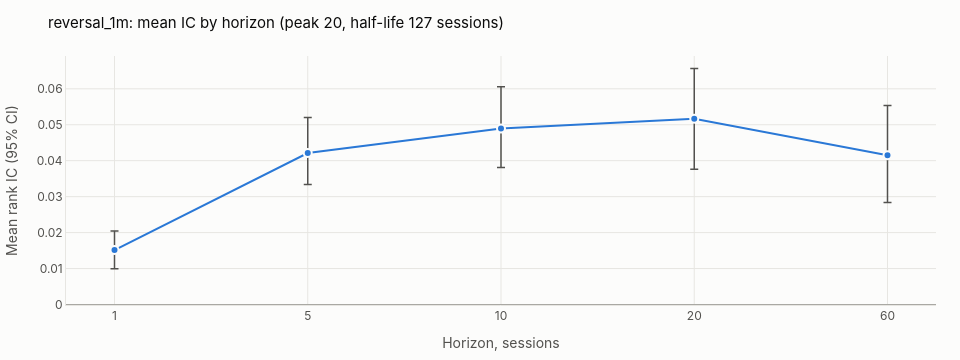
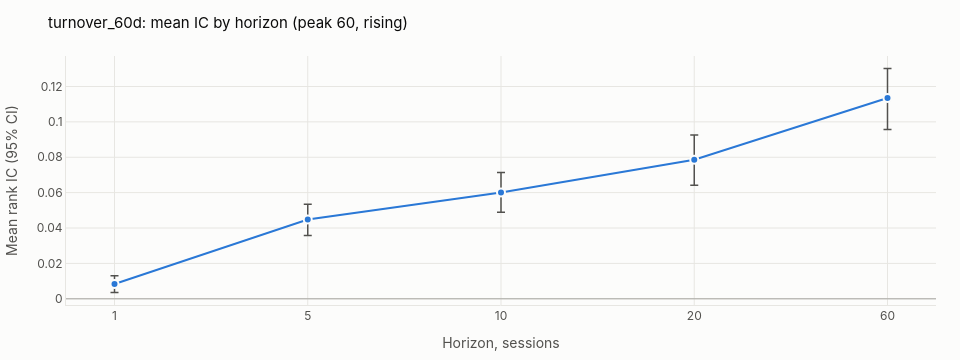
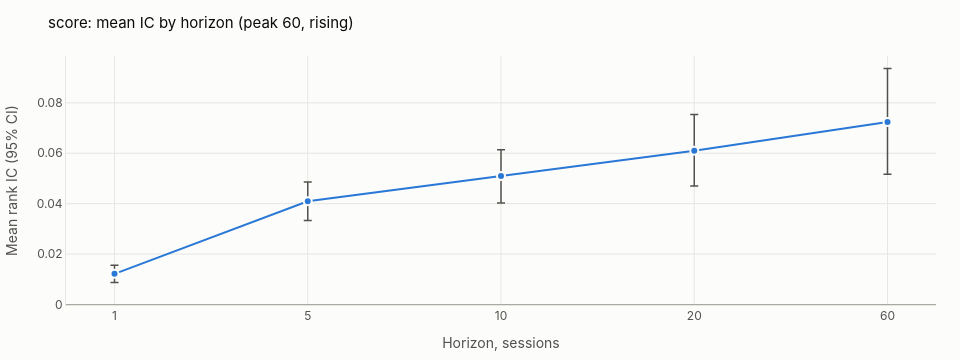
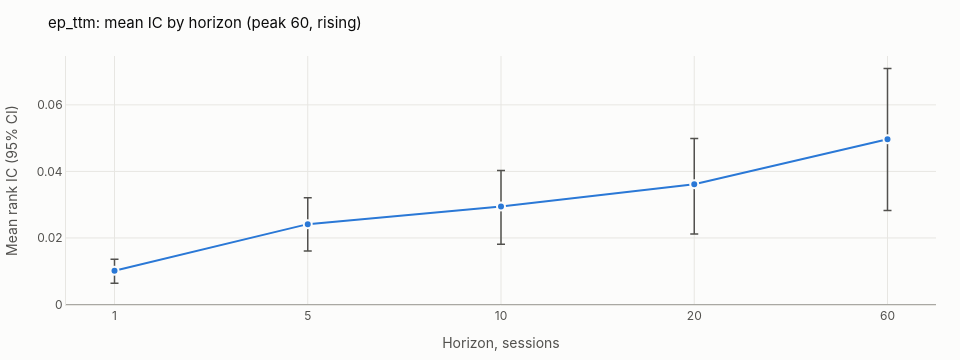

The code cell stored with these charts, in order, in its notebook:
### Code cell
for name in verdicts["factor"]:
    FactorChart(theme, "horizon", name, height=360).render(ic_test).show()

### Figure 1 — Plotly figure (JSON) as saved in the notebook; plotly's stock layout.template omitted (floating-point values rounded to 4 significant figures)
{"data": [{"error_y": {"array": [0.005317, 0.009891, 0.01165, 0.014, 0.01385], "arrayminus": [0.00523, 0.008773, 0.01084, 0.01406, 0.01315], "color": "#52514e", "symmetric": false, "thickness": 1.5, "type": "data"}, "hovertemplate": "h = %{x}: IC %{y:.3f}<extra></extra>", "line": {"color": "#2a78d6", "width": 2}, "marker": {"line": {"color": "#fcfcfb", "width": 2}, "size": 8}, "mode": "lines+markers", "type": "scatter", "x": ["1", "5", "10", "20", "60"], "y": [0.01514, 0.04213, 0.04893, 0.05166, 0.04149]}], "layout": {"font": {"color": "#0b0b0b", "family": "Inter, -apple-system, Segoe UI, sans-serif", "size": 12}, "height": 360, "hoverlabel": {"bgcolor": "#fcfcfb", "font": {"color": "#0b0b0b"}}, "hovermode": "x unified", "margin": {"b": 40, "l": 64, "r": 24, "t": 56}, "paper_bgcolor": "#fcfcfb", "plot_bgcolor": "#fcfcfb", "shapes": [{"line": {"color": "#a9a8a3", "width": 1}, "type": "line", "x0": 0, "x1": 1, "xref": "x domain", "y0": 0, "y1": 0, "yref": "y"}], "showlegend": false, "title": {"font": {"color": "#0b0b0b", "size": 15}, "text": "reversal_1m: mean IC by horizon (peak 20, half-life 127 sessions)"}, "width": 960, "xaxis": {"gridcolor": "#e7e6e2", "linecolor": "#e7e6e2", "tickfont": {"color": "#52514e"}, "title": {"font": {"color": "#52514e"}, "text": "Horizon, sessions"}, "type": "category", "zeroline": false}, "yaxis": {"gridcolor": "#e7e6e2", "linecolor": "#e7e6e2", "tickfont": {"color": "#52514e"}, "title": {"font": {"color": "#52514e"}, "text": "Mean rank IC (95% CI)"}, "zeroline": false}}}

### Figure 2 — Plotly figure (JSON) as saved in the notebook; plotly's stock layout.template omitted (floating-point values rounded to 4 significant figures)
{"data": [{"error_y": {"array": [0.004714, 0.008584, 0.01127, 0.01396, 0.0167], "arrayminus": [0.004823, 0.008973, 0.01118, 0.0145, 0.01783], "color": "#52514e", "symmetric": false, "thickness": 1.5, "type": "data"}, "hovertemplate": "h = %{x}: IC %{y:.3f}<extra></extra>", "line": {"color": "#2a78d6", "width": 2}, "marker": {"line": {"color": "#fcfcfb", "width": 2}, "size": 8}, "mode": "lines+markers", "type": "scatter", "x": ["1", "5", "10", "20", "60"], "y": [0.008361, 0.04479, 0.06005, 0.07862, 0.1135]}], "layout": {"font": {"color": "#0b0b0b", "family": "Inter, -apple-system, Segoe UI, sans-serif", "size": 12}, "height": 360, "hoverlabel": {"bgcolor": "#fcfcfb", "font": {"color": "#0b0b0b"}}, "hovermode": "x unified", "margin": {"b": 40, "l": 64, "r": 24, "t": 56}, "paper_bgcolor": "#fcfcfb", "plot_bgcolor": "#fcfcfb", "shapes": [{"line": {"color": "#a9a8a3", "width": 1}, "type": "line", "x0": 0, "x1": 1, "xref": "x domain", "y0": 0, "y1": 0, "yref": "y"}], "showlegend": false, "title": {"font": {"color": "#0b0b0b", "size": 15}, "text": "turnover_60d: mean IC by horizon (peak 60, rising)"}, "width": 960, "xaxis": {"gridcolor": "#e7e6e2", "linecolor": "#e7e6e2", "tickfont": {"color": "#52514e"}, "title": {"font": {"color": "#52514e"}, "text": "Horizon, sessions"}, "type": "category", "zeroline": false}, "yaxis": {"gridcolor": "#e7e6e2", "linecolor": "#e7e6e2", "tickfont": {"color": "#52514e"}, "title": {"font": {"color": "#52514e"}, "text": "Mean rank IC (95% CI)"}, "zeroline": false}}}

### Figure 3 — Plotly figure (JSON) as saved in the notebook; plotly's stock layout.template omitted (floating-point values rounded to 4 significant figures)
{"data": [{"error_y": {"array": [0.003409, 0.007697, 0.0105, 0.01439, 0.02123], "arrayminus": [0.003476, 0.007615, 0.01071, 0.014, 0.02078], "color": "#52514e", "symmetric": false, "thickness": 1.5, "type": "data"}, "hovertemplate": "h = %{x}: IC %{y:.3f}<extra></extra>", "line": {"color": "#2a78d6", "width": 2}, "marker": {"line": {"color": "#fcfcfb", "width": 2}, "size": 8}, "mode": "lines+markers", "type": "scatter", "x": ["1", "5", "10", "20", "60"], "y": [0.01216, 0.04095, 0.05094, 0.06101, 0.07242]}], "layout": {"font": {"color": "#0b0b0b", "family": "Inter, -apple-system, Segoe UI, sans-serif", "size": 12}, "height": 360, "hoverlabel": {"bgcolor": "#fcfcfb", "font": {"color": "#0b0b0b"}}, "hovermode": "x unified", "margin": {"b": 40, "l": 64, "r": 24, "t": 56}, "paper_bgcolor": "#fcfcfb", "plot_bgcolor": "#fcfcfb", "shapes": [{"line": {"color": "#a9a8a3", "width": 1}, "type": "line", "x0": 0, "x1": 1, "xref": "x domain", "y0": 0, "y1": 0, "yref": "y"}], "showlegend": false, "title": {"font": {"color": "#0b0b0b", "size": 15}, "text": "score: mean IC by horizon (peak 60, rising)"}, "width": 960, "xaxis": {"gridcolor": "#e7e6e2", "linecolor": "#e7e6e2", "tickfont": {"color": "#52514e"}, "title": {"font": {"color": "#52514e"}, "text": "Horizon, sessions"}, "type": "category", "zeroline": false}, "yaxis": {"gridcolor": "#e7e6e2", "linecolor": "#e7e6e2", "tickfont": {"color": "#52514e"}, "title": {"font": {"color": "#52514e"}, "text": "Mean rank IC (95% CI)"}, "zeroline": false}}}

### Figure 4 — Plotly figure (JSON) as saved in the notebook; plotly's stock layout.template omitted (floating-point values rounded to 4 significant figures)
{"data": [{"error_y": {"array": [0.003453, 0.007898, 0.0108, 0.01375, 0.02129], "arrayminus": [0.003717, 0.008107, 0.01133, 0.01496, 0.02139], "color": "#52514e", "symmetric": false, "thickness": 1.5, "type": "data"}, "hovertemplate": "h = %{x}: IC %{y:.3f}<extra></extra>", "line": {"color": "#2a78d6", "width": 2}, "marker": {"line": {"color": "#fcfcfb", "width": 2}, "size": 8}, "mode": "lines+markers", "type": "scatter", "x": ["1", "5", "10", "20", "60"], "y": [0.01013, 0.02415, 0.02946, 0.03615, 0.04966]}], "layout": {"font": {"color": "#0b0b0b", "family": "Inter, -apple-system, Segoe UI, sans-serif", "size": 12}, "height": 360, "hoverlabel": {"bgcolor": "#fcfcfb", "font": {"color": "#0b0b0b"}}, "hovermode": "x unified", "margin": {"b": 40, "l": 64, "r": 24, "t": 56}, "paper_bgcolor": "#fcfcfb", "plot_bgcolor": "#fcfcfb", "shapes": [{"line": {"color": "#a9a8a3", "width": 1}, "type": "line", "x0": 0, "x1": 1, "xref": "x domain", "y0": 0, "y1": 0, "yref": "y"}], "showlegend": false, "title": {"font": {"color": "#0b0b0b", "size": 15}, "text": "ep_ttm: mean IC by horizon (peak 60, rising)"}, "width": 960, "xaxis": {"gridcolor": "#e7e6e2", "linecolor": "#e7e6e2", "tickfont": {"color": "#52514e"}, "title": {"font": {"color": "#52514e"}, "text": "Horizon, sessions"}, "type": "category", "zeroline": false}, "yaxis": {"gridcolor": "#e7e6e2", "linecolor": "#e7e6e2", "tickfont": {"color": "#52514e"}, "title": {"font": {"color": "#52514e"}, "text": "Mean rank IC (95% CI)"}, "zeroline": false}}}
